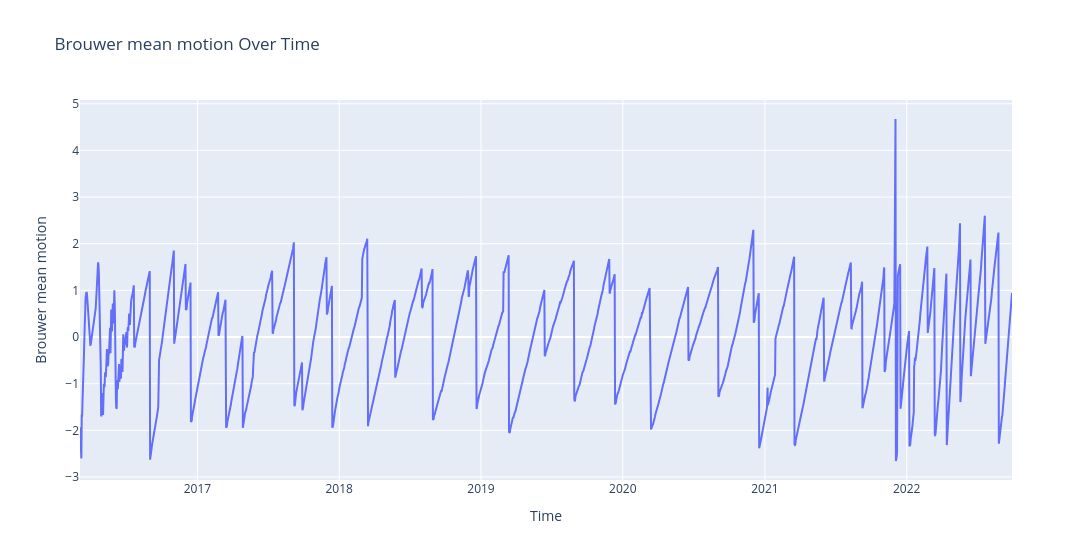

The notebook cell saved with this chart:
### Markdown cell above
### Visualize the scaled element

### Code cell
import plotly.graph_objects as go


fig = go.Figure()
fig.add_trace(go.Scatter(
    x=df_element_1.index, 
    y=df_element_1[df_element_1.columns[0]],  
    mode="lines",  
    name="Orbital Element"
))

fig.update_layout(
    title="Brouwer mean motion Over Time",
    xaxis_title="Time",
    yaxis_title="Brouwer mean motion",
    template="plotly",
    width=1400
)

fig.show()

### Figure 1 — Plotly figure (JSON) as saved in the notebook; plotly's stock layout.template omitted (floating-point values rounded to 4 significant figures; data arrays with more than 128 entries replaced by an {"elided": "..."} marker saying what was removed)
{"data": [{"mode": "lines", "name": "Orbital Element", "type": "scatter", "x": {"elided": "2385 str values"}, "y": {"elided": "2385 float values"}}], "layout": {"title": {"text": "Brouwer mean motion Over Time"}, "width": 1400, "xaxis": {"title": {"text": "Time"}}, "yaxis": {"title": {"text": "Brouwer mean motion"}}}}
